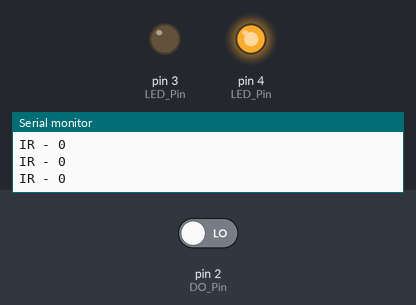
Bench run of a sketch on a simulated Arduino Uno, built with avr-gcc and run on an emulated ATmega328P. Shown: output pins drawn as LEDs (lit = HIGH), the last lines printed to the serial monitor. The test bench sets the inputs (shaded band); at power-on: pin 2 (DO_Pin) LOW.

Above: at 1.2 s.
1.3 s: pin 2 (DO_Pin) driven HIGH
At 2.0 s:
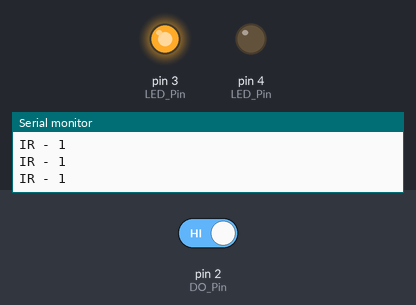
2.8 s: pin 2 (DO_Pin) driven LOW
At 3.1 s:
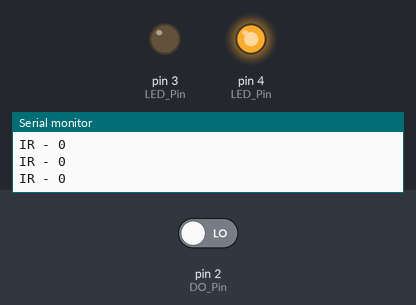
Timing chart, 0 to 5.8 s (numbered marks = the images above; inputs shaded):
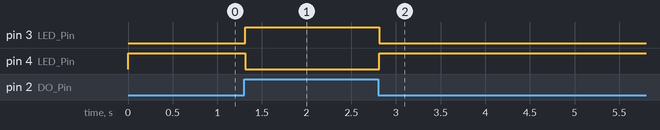

The sketch:

sketch_jan18d_IR_Sensor.ino
```cpp
int X;

void setup() {
  pinMode(2,INPUT); //DO Pin
  pinMode(3,OUTPUT); //LED Pin
  pinMode(4,OUTPUT); //LED Pin
  pinMode(A0,INPUT); //AO Pin
  Serial.begin(9600);
}

void loop() {
//Digital Value (serial Print)
  X= digitalRead(2);
  Serial.print("IR - ");
  Serial.println(X);

//LED Lit
  if(X==1) {
    digitalWrite(3, 1);
    digitalWrite(4, 0);
  }
  else{
    digitalWrite(3, 0);
    digitalWrite(4, 1);
  }

}
```

Measured:
- after the input at 1.3 s, pin 3 (LED_Pin): LOW → HIGH at once; pin 4 (LED_Pin): HIGH → LOW at once
- after the input at 2.8 s, pin 3 (LED_Pin): HIGH → LOW at once; pin 4 (LED_Pin): LOW → HIGH at once
